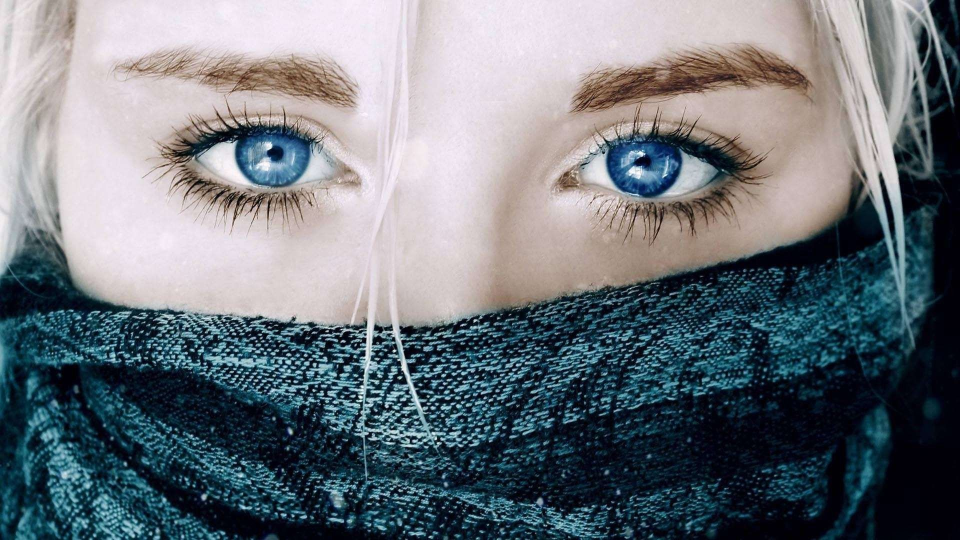
#> input picture pictures/eyes.jpg, 1920 x 1080 px, found by its file name (shown at 1/2 size)
$ python accessingChannels.py
#> lines starting #> are read from the running program, lines starting #| are printed output that depends on the picture
import cv2 as cv
import numpy as np

path = "C:\\Users\\hp\\Google Drive\\Fiverr Work\\2022\\15. Teaching OpenCV to Client\\pictures"

img = cv.imread(path + "\\eyes.jpg")
#> img is the input picture: shape (1080, 1920, 3); mean B, G, R 123.8, 116.9, 109.7
imgResized = cv.resize(img, (400, 400))
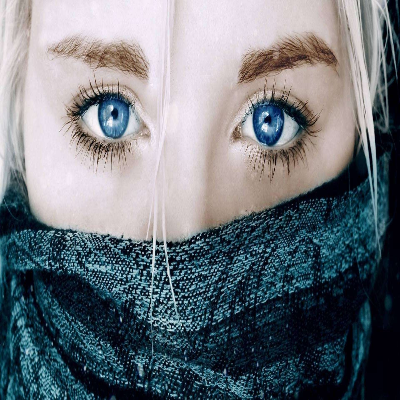
#> imgResized: shape (400, 400, 3); mean B, G, R 123.6, 116.8, 109.6

dimension = imgResized.shape
#> dimension = (400, 400, 3)
print(f"\nDimension of image {dimension}\n")
#| Dimension of image (400, 400, 3)

# Blue channel 0 represents blue, 1 for green, and 2 for red channel
b = imgResized[:,:,0]
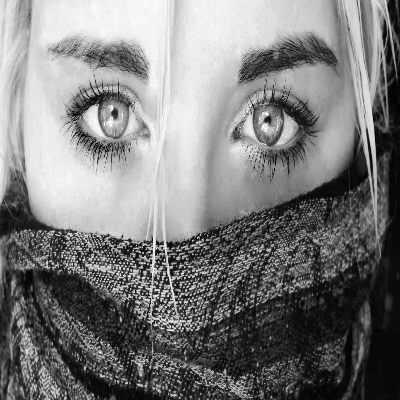
#> b: shape (400, 400); min 0, max 255, mean 123.6
print(f"{b} \n\n Dimension of blue Channel is: {b.shape}")
#> (printed output is left out)

g = imgResized[:,:,1]
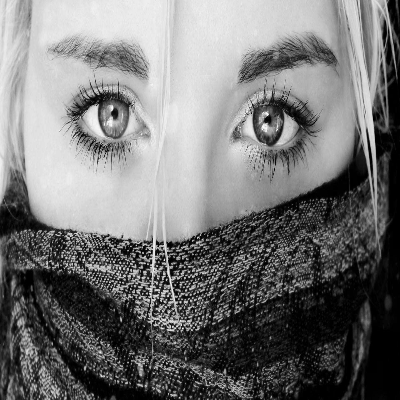
#> g: shape (400, 400); min 0, max 253, mean 116.8
print(f"{g} \n\n Dimension of green Channel is: {g.shape}")
#> (printed output is left out)

r = imgResized[:,:,2]
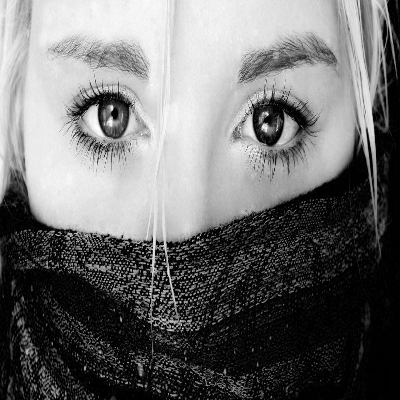
#> r: shape (400, 400); min 0, max 255, mean 109.6
print(f"{r} \n\n Dimension of red Channel is: {r.shape}")
#> (printed output is left out)

# we can do same thing by using split function of opencv
# but this function is costly in terms of time so taht's why above methods prefered to split
blue, green, red = cv.split(imgResized)
print(f"{blue} \n {green} \n {red}")
#> (printed output is left out)

cv.imshow("image", img)
cv.imshow("Resized Image", imgResized)

cv.imshow("blue channel image", b)
cv.imshow("green channel image", g)
cv.imshow("red channel image", r)

# you can also merge these channel to make orignal image

mergedImage = cv.merge([b, g, r])

cv.imshow("Merged Image", mergedImage)

# for accessing actual blue, green, and red you have to merge blue and with zero matrics of same size
# as green and red

# create an array of same length as blue or green contain with data type mentioned also
zeroChannel = np.zeros((dimension[0], dimension[1]), "uint8")

blueImage = cv.merge([b, zeroChannel, zeroChannel])
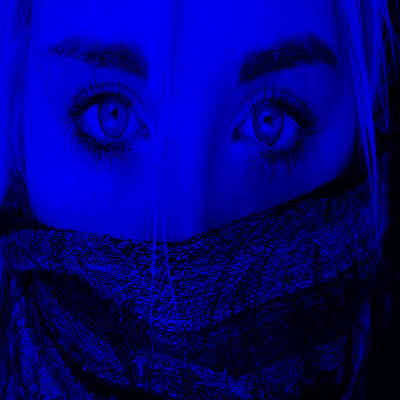
#> blueImage: shape (400, 400, 3); mean of channels 0, 1, 2 123.6, 0, 0; drawn as B, G, R
greenImage = cv.merge([zeroChannel, g, zeroChannel])
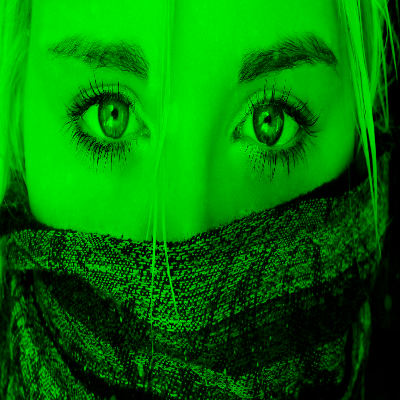
#> greenImage: shape (400, 400, 3); mean of channels 0, 1, 2 0, 116.8, 0; drawn as B, G, R
redImage = cv.merge([zeroChannel, zeroChannel, r])
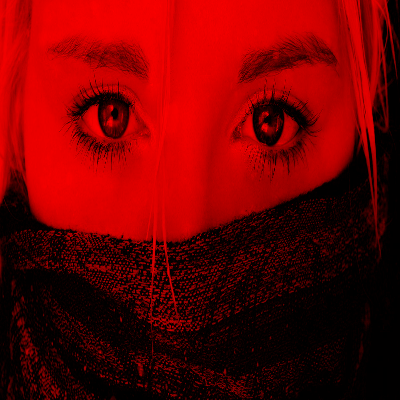
#> redImage: shape (400, 400, 3); mean of channels 0, 1, 2 0, 0, 109.6; drawn as B, G, R

cv.imshow("actual blue channel", blueImage)
cv.imshow("actual green channel", greenImage)
cv.imshow("actual red channel", redImage)

cv.waitKey()
cv.destroyAllWindows()

$ run again, with pictures/girl.jpg copied over pictures/eyes.jpg
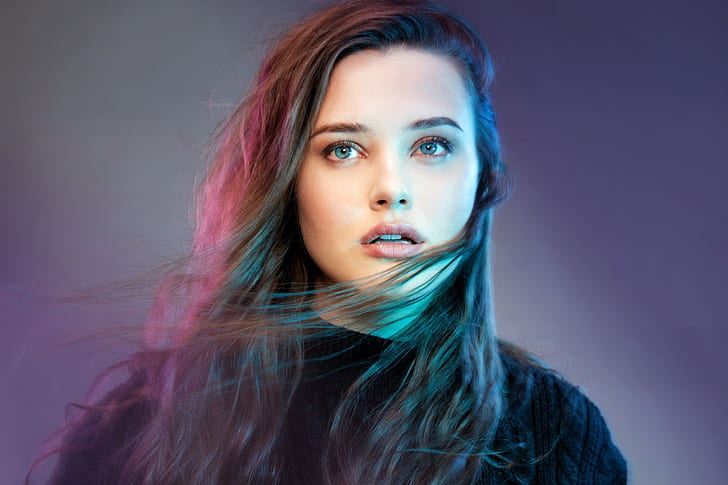
#> input picture pictures/girl.jpg, 728 x 485 px, found by its file name
#> img is the input picture: shape (485, 728, 3); mean B, G, R 106.5, 86.5, 90.8
#| Dimension of image (400, 400, 3)
#> (printed output is left out)
#> (printed output is left out)
#> (printed output is left out)
#> (printed output is left out)
#> `greenImage = cv.merge([zeroChannel, g, zeroChannel])`:
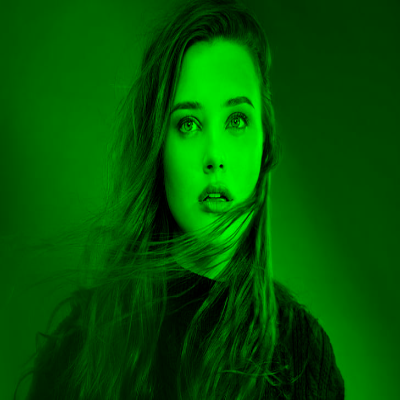
#> greenImage: shape (400, 400, 3); mean of channels 0, 1, 2 0, 86.4, 0; drawn as B, G, R
#> `redImage = cv.merge([zeroChannel, zeroChannel, r])`:
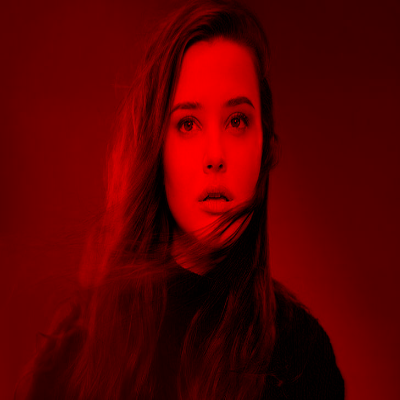
#> redImage: shape (400, 400, 3); mean of channels 0, 1, 2 0, 0, 90.7; drawn as B, G, R

$ run again, with pictures/hsv.jpg copied over pictures/eyes.jpg
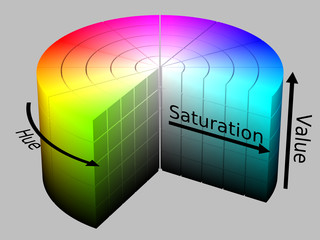
#> input picture pictures/hsv.jpg, 320 x 240 px, found by its file name
#> img is the input picture: shape (240, 320, 3); mean B, G, R 149.3, 159.3, 151.7
#| Dimension of image (400, 400, 3)
#> (printed output is left out)
#> (printed output is left out)
#> (printed output is left out)
#> (printed output is left out)
#> `greenImage = cv.merge([zeroChannel, g, zeroChannel])`:
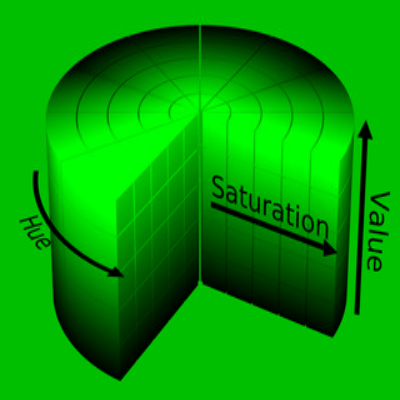
#> greenImage: shape (400, 400, 3); mean of channels 0, 1, 2 0, 159.3, 0; drawn as B, G, R
#> `redImage = cv.merge([zeroChannel, zeroChannel, r])`:
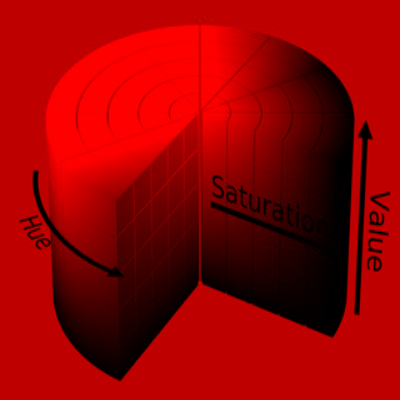
#> redImage: shape (400, 400, 3); mean of channels 0, 1, 2 0, 0, 151.7; drawn as B, G, R
